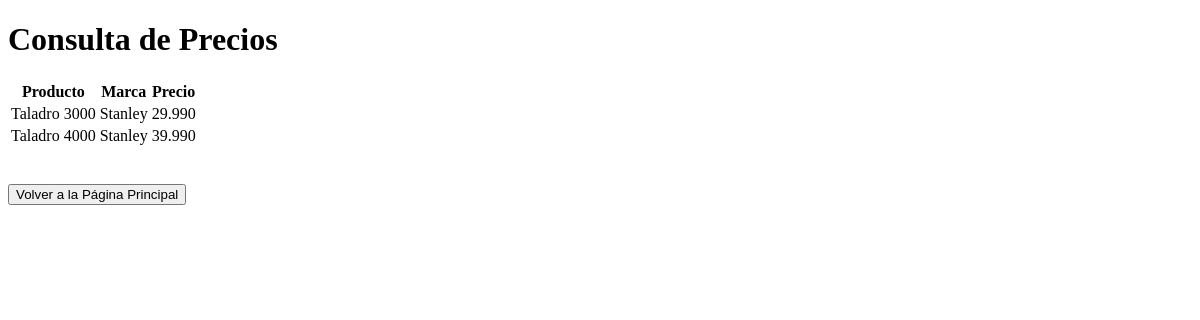
The app's page /consultar_precios/, older data.
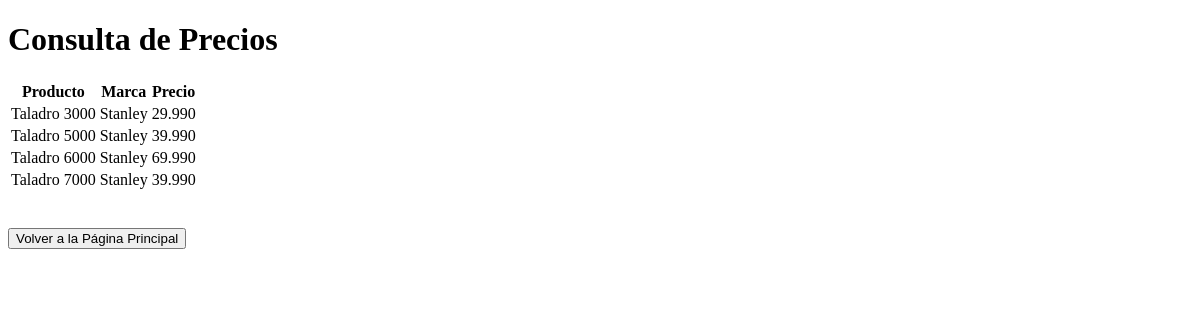
The same page, newer data.
### api/models.py (models this page shows)
class Producto (models.Model):
    codigoProducto = models.CharField(max_length=100)
    marca = models.CharField(max_length=20)
    codigo = models.CharField(max_length=10)
    nombre = models.CharField(max_length=100)
    precio = models.CharField(max_length=10)
    fecha = models.CharField(max_length=10)
    disponible = models.BooleanField(default=False)
    stock = models.IntegerField(default=0)

### api/views.py (the view)
# urls.py: path('consultar_precios/', views.consultar_precios, name='consultar_precios'),
def consultar_precios(request):
    productos = Producto.objects.all()
    precios = [{'nombre': producto.nombre, 'precio': producto.precio, 'marca': producto.marca} for producto in productos]
    return render(request, 'consultar_precios.html', {'precios': precios})

### api/templates/consultar_precios.html (shortened to what this page needs)
<!DOCTYPE html>
<html lang="en">
<head>
</head>
<body>
    <h1>Consulta de Precios</h1>
    <table>
        <thead>
            <tr>
                <th>Producto</th>
                <th>Marca</th>
                <th>Precio</th>
            </tr>
        </thead>
        <tbody>
            {% for producto in precios %}
            <tr>
                <td>{{ producto.nombre }}</td>
                <td>{{ producto.marca }}</td>
                <td>{{ producto.precio }}</td>
            </tr>
            {% endfor %}
        </tbody>
    </table>
</body>
<br>
<br>
<a href="{% url 'index' %}"><button>Volver a la Página Principal</button></a>
</html>

Row changes from the older to the newer data that the page shows:
removed Producto: nombre "Taladro 4000", marca "Stanley", precio "39.990"
added Producto: nombre "Taladro 5000", marca "Stanley", precio "39.990"
added Producto: nombre "Taladro 6000", marca "Stanley", precio "69.990"
added Producto: nombre "Taladro 7000", marca "Stanley", precio "39.990"
